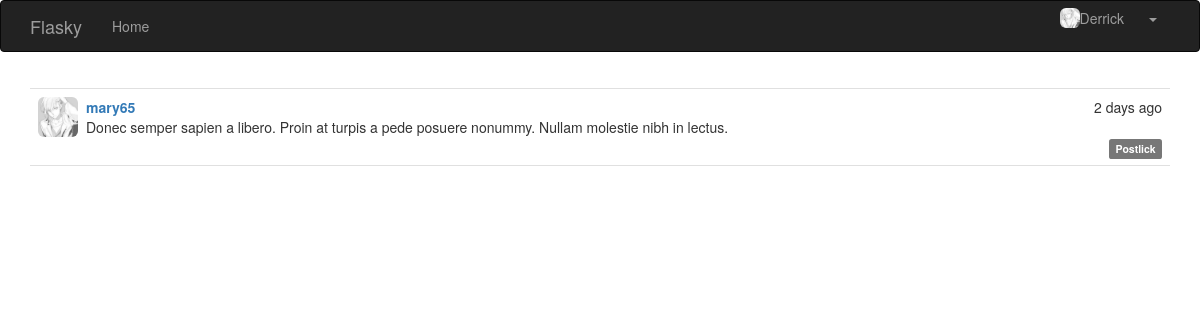
The page /post/130 (signed in) on the database its author committed.
### app/models.py (models this page shows, shortened)
class User(UserMixin,db.Model):
	__tablename__='users'
	id = db.Column(db.Integer, primary_key=True)
	username = db.Column(db.String(128), unique=True, index=True)
	gender = db.Column(db.String(32))
	address = db.Column(db.String(128))
	age=db.Column(db.Integer)
	date_of_born = db.Column(db.String(32))
	password_hash = db.Column(db.String(128))
	email = db.Column(db.String(64))
	selfintr=db.Column(db.String(256))
	role_id=db.Column(db.Integer,db.ForeignKey('roles.id'))
	confirmed=db.Column(db.Boolean,default=False)
	member_since=db.Column(db.DateTime(),default=datetime.utcnow)
	last_login=db.Column(db.DateTime(),default=datetime.utcnow)
	head_img=db.Column(db.String)
	posts=db.relationship('Post',backref='author',lazy='dynamic')
	followers=db.relationship('Follow',foreign_keys=[Follow.followed_id],
							  backref=db.backref('follower',lazy='joined'),
							  lazy='dynamic',
							  cascade='all,delete-orphan')
	followed=db.relationship('Follow',foreign_keys=[Follow.follower_id],
							 backref=db.backref('followed',lazy='joined'),
							 lazy='dynamic',
							 cascade='all,delete-orphan')
	@property
	def password(self):
		raise AttributeError('Password can not be read!')

class Post(db.Model):
	__tablename__='posts'
	id=db.Column(db.Integer,primary_key=True)
	body=db.Column(db.Text)
	body_html = db.Column(db.Text)
	timestamp=db.Column(db.DateTime,index=True,default=datetime.utcnow())
	author_id=db.Column(db.Integer,db.ForeignKey('users.id'))

### app/main/views.py (the view)
@main.route('/post/<int:id>')
def post(id):
	post=Post.query.get_or_404(id)
	return render_template('post.html',posts=[post])

### app/auth/views.py (called while the page is built)
@auth.before_app_request
def last_login():
	if current_user.is_authenticated:
		current_user.last_login=datetime.utcnow()

@auth.before_app_request
def before_request():
	if current_user.is_authenticated and not current_user.confirmed and request.endpoint[:5]!='auth.' and request.endpoint!='static':
		return redirect(url_for('auth.unconfirmed'))

### app/main/__init__.py (called while the page is built)
@main.app_context_processor
def inject_permission():
	return dict(Permission=Permission)

### app/models.py (called while the page is built)
@login_manager.user_loader
def load_user(user_id):
	return User.query.get(int(user_id))

### app/templates/post.html (shortened to what this page needs)
{% extends "base.html" %}
{% block page_content %}
{% include "_posts.html" %}
{% endblock %}

### app/templates/base.html (shortened to what this page needs)
{% extends "bootstrap/base.html" %}
{% block head %}
{{ super() }}
<link rel="stylesheet" type="text/css" href="{{ url_for('static', filename='styles.css') }}">
{% endblock %}
{% block navbar %}
<div class="navbar navbar-inverse" role="navigation">
    <div class="container">
        <div class="navbar-header">
            <a class="navbar-brand" href="{{ url_for('main.index') }}">Flasky</a>
        </div>
        <div class="navbar-collapse collapse">
            <ul class="nav navbar-nav">
                <li><a href="{{ url_for('main.index') }}">Home</a></li>
            </ul>
            <ul class="nav navbar-nav navbar-right">
                {% if current_user.is_authenticated %}
                <div class="btn-group">
                    <a class="btn btn-link" href="{{ url_for('main.profile',username=current_user.username)}}">
                        <img src={{current_user.head_img}} class="img-rounded pull-left" height="20" width="20"/>
                        {{current_user.username}}
                    </a>
                    <a class="btn dropdwon-toggle btn-link" data-toggle="dropdown" href="#">
                        <span class="caret"></span>
                    </a>
                </div>
                {% else %}
                <div class="btn-group" role="group">
                    <button type="button" class="btn btn-link " onclick="window.location.href=('{{url_for('auth.login')}}')">Sign In</button>
                    <button type="button" class="btn btn-link " onclick="window.location.href=('{{url_for('auth.register')}}')">Register</button>
                </div>
                {% endif %}
            </ul>
        </div>
    </div>
</div>
{% endblock %}
{% block content %}
<div class="container">
    {% block page_content %}{% endblock %}
</div>
{% endblock %}

### app/templates/_posts.html (shortened to what this page needs)
<ul class="posts">
    {% for post in posts %}
    <li class="post">
        <div class="post-thumbnail">
            <a href="{{url_for('main.profile',username=post.author.username)}}">
                <img class="img-rounded profile-thumbnail" src="{{post.author.head_img}}" height="40" width="40">
            </a>
        </div>
        <div class="post-date">{{ moment(post.timestamp).fromNow(refresh=True) }}</div>
        <div class="post-author">
            <a href="{{url_for('main.profile',username=post.author.username)}}">
                {{ post.author.username }}
            </a>
        </div>
        <div class="post-content">
            {{ post.body }}
            <div class="post-footer">
                <a href="{{url_for('main.post',id=post.id)}}">
                    <span class="label label-default">Postlick</span>
                </a>
            </div>
        </div>
    </li>
    {% endfor %}
</ul>

### app/static/styles.css (style rules this page uses)
.profile-thumbnail { position: absolute; }
ul.posts { list-style-type: none; padding: 0px; margin: 16px 0px 0px 0px; border-top: 1px solid #e0e0e0; }
ul.posts li.post { padding: 8px; border-bottom: 1px solid #e0e0e0; }
div.post-date { float: right; }
div.post-author { font-weight: bold; margin-left: 48px; }
div.post-thumbnail { position: absolute; }
div.post-content { margin-left: 48px; min-height: 24px; }
div.post-footer { text-align: right; }

### rows shown on the page
User: head_img (picture), username "Derrick"
Post: author.head_img (picture), timestamp "2 days ago", author.username "mary65", body "Donec semper sapien a libero. Proin at turpis a pede posuere nonummy. Nullam molestie nibh in lectus."
